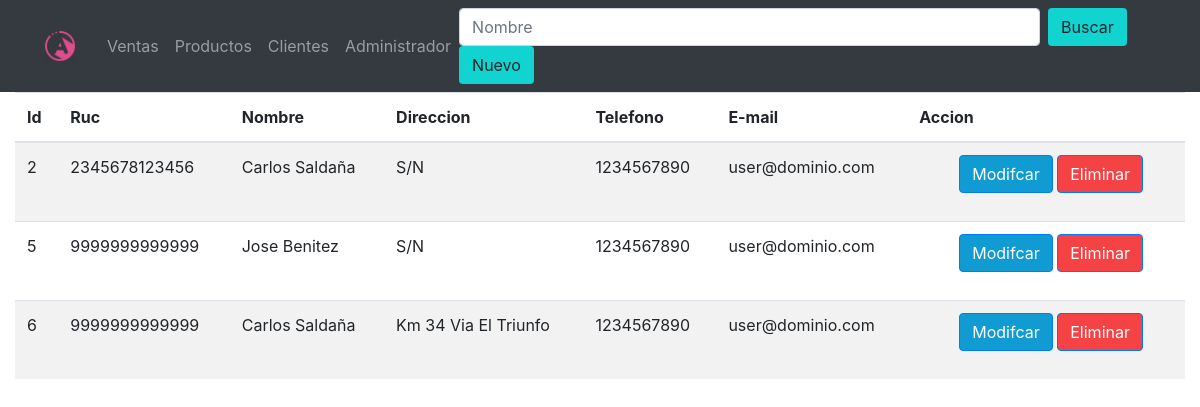
/clientes/, run on the app's committed database.
### man_factura/models.py (models this page shows, shortened)
class Cliente(models.Model):
    ruc = models.CharField(max_length=13,default='9999999999999')
    correo=models.EmailField()
    telefono=models.IntegerField(max_length=10)
    nombre = models.CharField(max_length=300)
    direccion = models.TextField(blank=True,default='S/N', null=True)
    producto = models.ManyToManyField(Producto)
    class Meta:
        verbose_name='cliente'
        verbose_name_plural='clientes'

### man_factura/views.py (the view)
# urls.py: path('clientes/',listar_clientes,name='clientes'),
def listar_clientes(request):
    queryset= request.GET.get('buscar')
    if queryset:
        clientes=Cliente.objects.filter(nombre__icontains= queryset)
        opciones = {'Ventas': 'Ventas',
                'Productos': 'Productos', 'Clientes': 'Clientes','Admin':'Administrador','cli':clientes}
        return render(request, 'listar_clientes.html', opciones)
    Clientes= Cliente.objects.all()
    opciones = {'Ventas': 'Ventas',
                'Productos': 'Productos', 'Clientes': 'Clientes','Admin':'Administrador','cli':Clientes}
    return render(request, 'listar_clientes.html', opciones)

### templates/listar_clientes.html (shortened to what this page needs)
{%extends 'index.html'%}
{%block buscar_nuevo%}
     <input class="form-control mr-sm-2" type="text" placeholder="Nombre" name="buscar" size="50">
     <button type="submit" style="background: #11D3D0" class="btn mr-sm-2">Buscar</button>
     <l1><a class="btn mr-sm-2" style="background: #11D3D0" href="{% url 'cliente' %}">Nuevo</a></l1>
{% endblock buscar_nuevo%}
{%block cuerpo%}
<form action="">
    <div class="container-fluid">
        <table class="table table-hover table-ligth table-striped ">
            <thead>
                <tr>
                    <th>Id</th>
                    <th>Ruc</th>
                    <th>Nombre</th>
                    <th>Direccion</th>
                    <th>Telefono</th>
                    <th>E-mail</th>
                    <th>Accion</th>
                </tr>
            </thead>
            <body>
                {% for cliente in cli %}
                    <tr>
                        <td>{{cliente.id}}</td>
                        <td>{{cliente.ruc}}</td>
                        <td>{{cliente.nombre.title}}</td>
                        <td>{{cliente.direccion.title}}</td>
                        <td>{{cliente.telefono}}</td>
                        <td>{{cliente.correo}}</td>
                        <td>
                            <ul>
                                <l1><a class="btn btn-primary" style="background: #119BD3"  href="{% url 'editarcliente' cliente.id %}">Modifcar</a></l1>
                                <l1><a class="btn btn-primary" style="background: #F54245"  href="{% url 'eliminarcliente' cliente.id %}">Eliminar</a></l1>
                            </ul>
                        </td>
                    </tr>
                {% endfor %}
            </body>
        </table>
    </div>
</form>
{%endblock cuerpo%}

### data on the page
Cliente: id "2", ruc "2345678123456", nombre "Carlos Saldaña", direccion "S/N", telefono "1234567890", correo "user@dominio.com"
Cliente: id "5", ruc "9999999999999", nombre "Jose Benitez", direccion "S/N", telefono "1234567890", correo "user@dominio.com"
Cliente: id "6", ruc "9999999999999", nombre "Carlos Saldaña", direccion "Km 34 Via El Triunfo", telefono "1234567890", correo "user@dominio.com"

### other printed values
{{ Ventas }} "Ventas"
{{ Productos }} "Productos"
{{ Clientes }} "Clientes"
{{ Admin }} "Administrador"
